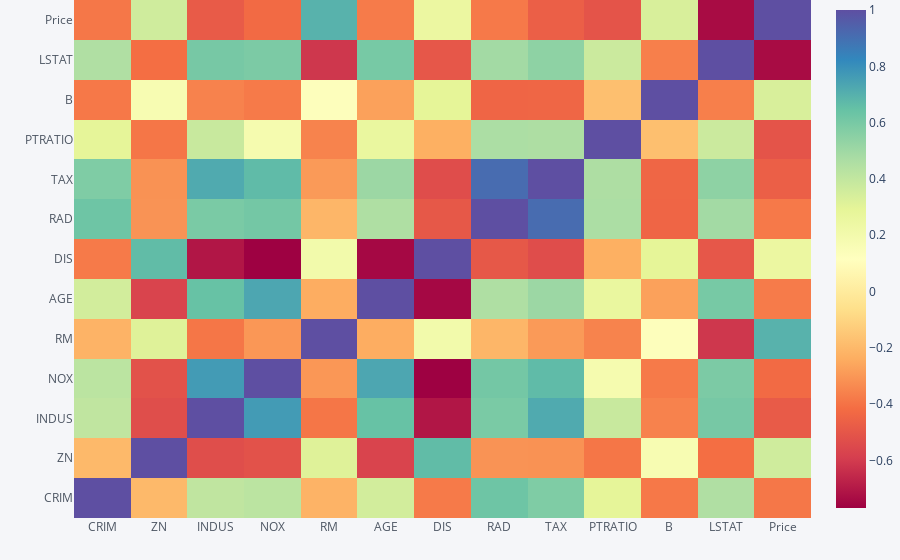

Notebook code cell kept with this figure:
### Code cell
var_corr.iplot(kind= 'heatmap', margin=(0,0,0,0),colorscale='spectral')

### Figure 1 — Plotly figure (JSON) as saved in the notebook; plotly's stock layout.template omitted (floating-point values rounded to 4 significant figures; data arrays with more than 128 entries replaced by an {"elided": "..."} marker saying what was removed)
{"data": [{"colorscale": [[0, "rgb(158,1,66)"], [0.1, "rgb(213,62,79)"], [0.2, "rgb(244,109,67)"], [0.3, "rgb(253,174,97)"], [0.4, "rgb(254,224,139)"], [0.5, "rgb(255,255,191)"], [0.6, "rgb(230,245,152)"], [0.7, "rgb(171,221,164)"], [0.8, "rgb(102,194,165)"], [0.9, "rgb(50,136,189)"], [1, "rgb(94,79,162)"]], "type": "heatmap", "x": ["CRIM", "ZN", "INDUS", "NOX", "RM", "AGE", "DIS", "RAD", "TAX", "PTRATIO", "B", "LSTAT", "Price"], "y": ["CRIM", "ZN", "INDUS", "NOX", "RM", "AGE", "DIS", "RAD", "TAX", "PTRATIO", "B", "LSTAT", "Price"], "z": {"elided": "13x13 float values"}, "zmax": 1, "zmin": -0.7692}], "layout": {"legend": {"bgcolor": "#F5F6F9", "font": {"color": "#4D5663"}}, "margin": {"b": 0, "l": 0, "r": 0, "t": 0}, "paper_bgcolor": "#F5F6F9", "plot_bgcolor": "#F5F6F9", "title": {"font": {"color": "#4D5663"}}, "xaxis": {"gridcolor": "#E1E5ED", "showgrid": true, "tickfont": {"color": "#4D5663"}, "title": {"font": {"color": "#4D5663"}, "text": ""}, "zerolinecolor": "#E1E5ED"}, "yaxis": {"gridcolor": "#E1E5ED", "showgrid": true, "tickfont": {"color": "#4D5663"}, "title": {"font": {"color": "#4D5663"}, "text": ""}, "zerolinecolor": "#E1E5ED"}}}
